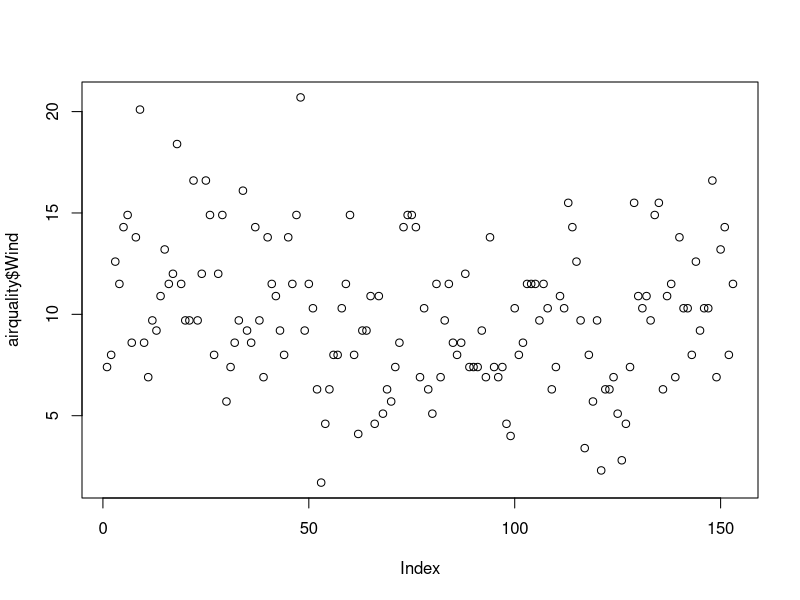
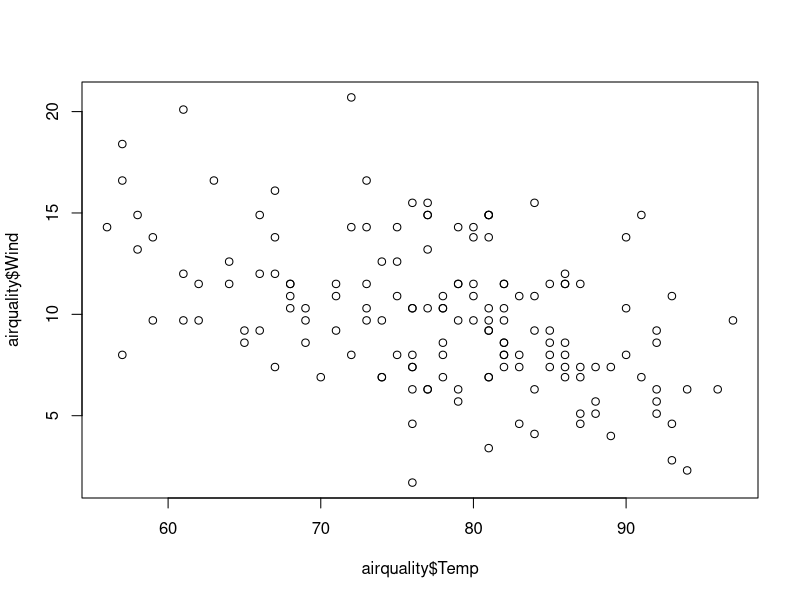
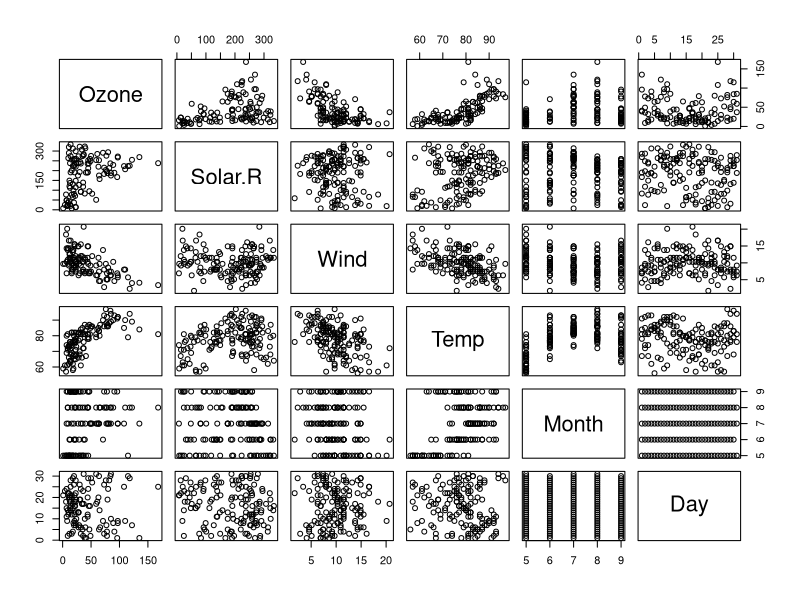
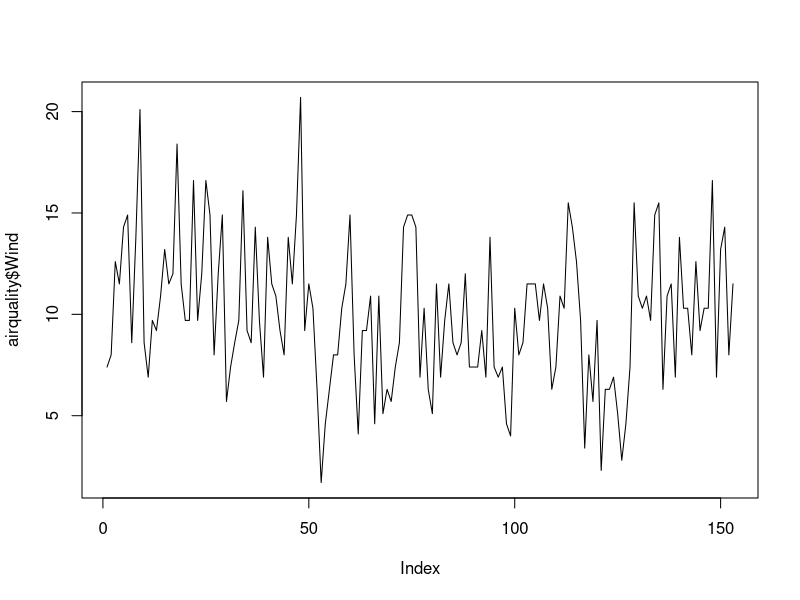
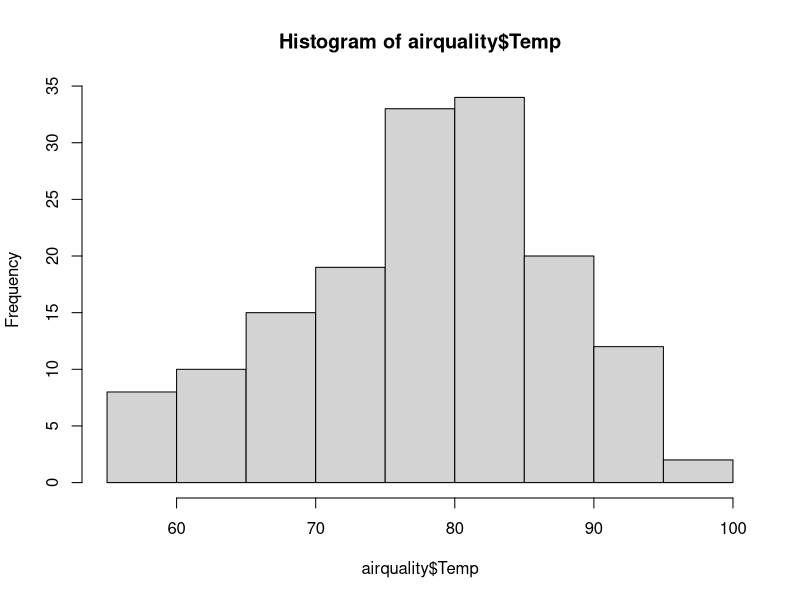
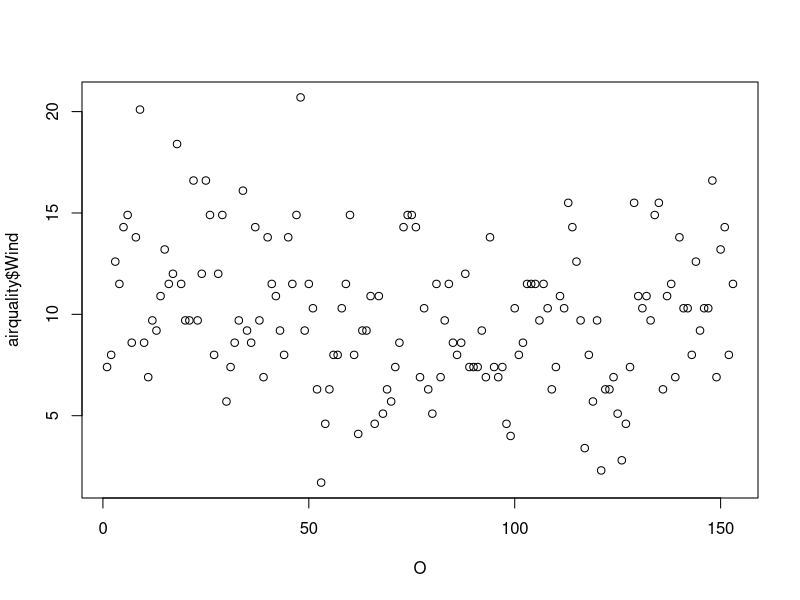
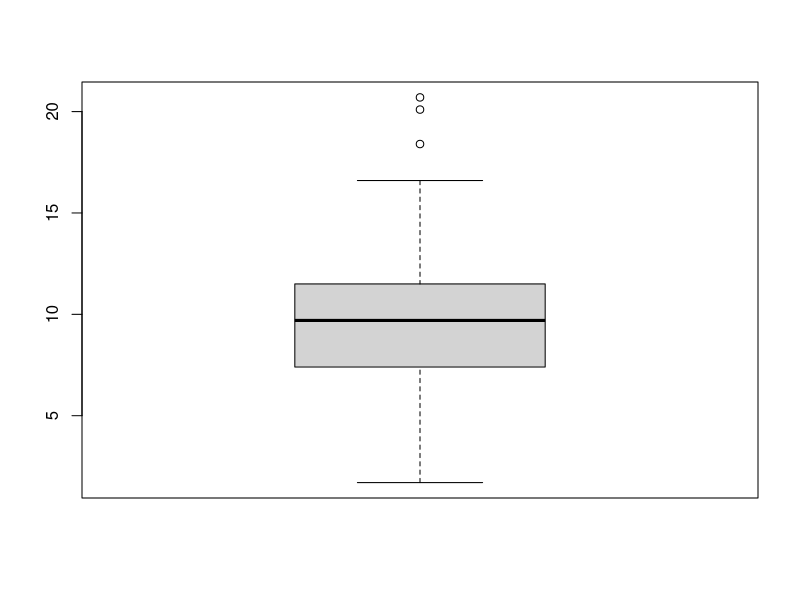
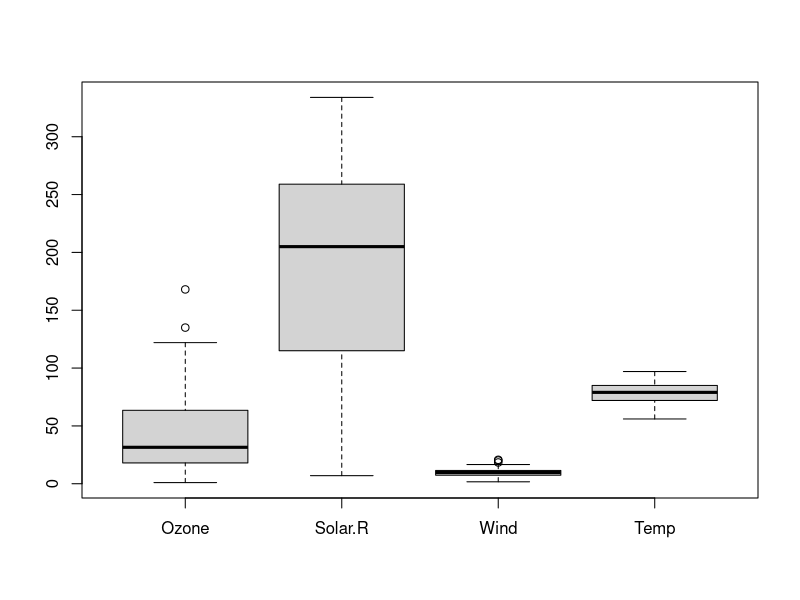

The R source for these figures, in order: (Note: this script raises an error after producing the figures.)

airquality <- datasets::airquality
head(airquality,10)
tail(airquality,10)

airquality[c(1,2)]


df <-airquality[,-6]

airquality$Temp

summary(airquality$Ozone)




summary(airquality$Wind)

plot(airquality$Wind)


plot(airquality$Temp,airquality$Wind,type="p")
plot(airquality)


plot(airquality$Wind,type="l")



hist(airquality$Temp)
plot(airquality$Wind,xlab="O")



boxplot(airquality$Wind)
boxplot.stats(airquality$Wind)$out


boxplot(airquality[1:4])


par(mfrow=c(3,3),mar=c(2,5,2,1),las=0,bty="o")
plot(airquality$Ozone)
plot(airquality$Ozone,airquality$Wind,type="p")
plot(airquality$Ozone,type="l")
plot(airquality$Ozone,type="l")
plot(airquality$Ozone,type="l")
plot(airquality$Ozone,type="l")
barplot(airquality$Ozone,main="Ozone Concenteration in ari", xlab="ozone lavels",col="blue",horiz=T,axes=T)

e_quakes <- datasets::quakes

sd(airquality$Ozone,na.rm = T)
        
plot(e_quakes$depth)      
plot(e_quakes$mag,e_quakes$depth,type="p")
plot(e_quakes)
plot(e_quakes$depth, type="l")


plot(e_quakes$depth, xlab = 'Ozone Concentration',
     ylab = 'No of Instances', main = 'Ozone levels in NY city',
     col = 'blue')

barplot(e_quakes$mag, main = 'Ozone Concentration in air',
        ylab = 'ozone levels', col = 'blue', horiz = T, axes=T)

hist(e_quakes$mag)
hist(e_quakes$depth,
     main = 'Solar Radiation values in air',
     xlab = 'Solar rad', col = 'blue')

boxplot(e_quakes$mag, main='Boxplot')
boxplot(e_quakes$mag)$out


sd(airquality$Ozone)
sd(e_quakes$depth)
var(e_quakes$depth)

skewness(e_quakes$depth)
kurtosis(e_quakes$depth)



